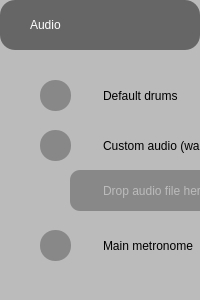
     <widget class="QFrame" name="menuAudioBG">
      <property name="minimumSize">
       <size>
        <width>0</width>
        <height>0</height>
       </size>
      </property>
      <property name="styleSheet">
       <string notr="true">padding-left: 0; background-color: #BBB; border-radius: 30px;</string>
      </property>
      <property name="frameShape">
       <enum>QFrame::StyledPanel</enum>
      </property>
      <property name="frameShadow">
       <enum>QFrame::Raised</enum>
      </property>
      <layout class="QVBoxLayout" name="verticalLayout_4">
       <property name="spacing">
        <number>0</number>
       </property>
       <property name="leftMargin">
        <number>0</number>
       </property>
       <property name="topMargin">
        <number>0</number>
       </property>
       <property name="rightMargin">
        <number>0</number>
       </property>
       <property name="bottomMargin">
        <number>0</number>
       </property>
       <item>
        <widget class="QPushButton" name="menuAudio">
         <property name="minimumSize">
          <size>
           <width>0</width>
           <height>50</height>
          </size>
         </property>
         <property name="maximumSize">
          <size>
           <width>16777215</width>
           <height>100</height>
          </size>
         </property>
         <property name="styleSheet">
          <string notr="true">background-color: #666;
color: #FFF;
border-radius: 15px;
text-align:left;padding-left: 30px;</string>
         </property>
         <property name="text">
          <string>Audio</string>
         </property>
         <property name="checkable">
          <bool>true</bool>
         </property>
         <property name="checked">
          <bool>false</bool>
         </property>
        </widget>
       </item>
       <item>
        <widget class="QFrame" name="frame_6">
         <property name="minimumSize">
          <size>
           <width>0</width>
           <height>250</height>
          </size>
         </property>
         <property name="maximumSize">
          <size>
           <width>16777215</width>
           <height>250</height>
          </size>
         </property>
         <property name="styleSheet">
          <string notr="true">background-color: #BBB;
border-radius: 15px;
text-align: left;
color: #000;padding-left: 30px;</string>
         </property>
         <property name="frameShape">
          <enum>QFrame::StyledPanel</enum>
         </property>
         <property name="frameShadow">
          <enum>QFrame::Raised</enum>
         </property>
         <widget class="QFrame" name="frame_11">
          <property name="geometry">
           <rect>
            <x>20</x>
            <y>20</y>
            <width>311</width>
            <height>51</height>
           </rect>
          </property>
          <property name="styleSheet">
           <string notr="true">
border-radius: 0;</string>
          </property>
          <property name="frameShape">
           <enum>QFrame::StyledPanel</enum>
          </property>
          <property name="frameShadow">
           <enum>QFrame::Raised</enum>
          </property>
          <widget class="QLabel" name="label_9">
           <property name="geometry">
            <rect>
             <x>50</x>
             <y>10</y>
             <width>231</width>
             <height>31</height>
            </rect>
           </property>
           <property name="text">
            <string>Default drums</string>
           </property>
          </widget>
          <widget class="QPushButton" name="cbDefaultDrums">
           <property name="geometry">
            <rect>
             <x>20</x>
             <y>10</y>
             <width>31</width>
             <height>31</height>
            </rect>
           </property>
           <property name="cursor">
            <cursorShape>PointingHandCursor</cursorShape>
           </property>
           <property name="styleSheet">
            <string notr="true">background-color: #888;
border-radius: 15px;</string>
           </property>
           <property name="text">
            <string/>
           </property>
           <property name="checkable">
            <bool>true</bool>
           </property>
           <property name="checked">
            <bool>true</bool>
           </property>
          </widget>
         </widget>
         <widget class="QFrame" name="frame_21">
          <property name="geometry">
           <rect>
            <x>20</x>
            <y>70</y>
            <width>451</width>
            <height>51</height>
           </rect>
          </property>
          <property name="styleSheet">
           <string notr="true">border-radius: 0;</string>
          </property>
          <property name="frameShape">
           <enum>QFrame::StyledPanel</enum>
          </property>
          <property name="frameShadow">
           <enum>QFrame::Raised</enum>
          </property>
          <widget class="QLabel" name="label_10">
           <property name="geometry">
            <rect>
             <x>50</x>
             <y>10</y>
             <width>371</width>
             <height>31</height>
            </rect>
           </property>
           <property name="text">
            <string>Custom audio (warning     )</string>
           </property>
          </widget>
          <widget class="QPushButton" name="bCustomAudioWarning">
           <property name="geometry">
            <rect>
             <x>360</x>
             <y>10</y>
             <width>21</width>
             <height>31</height>
            </rect>
           </property>
           <property name="styleSheet">
            <string notr="true">background-color: #0FF;
border-radius: 10px;</string>
           </property>
           <property name="text">
            <string/>
           </property>
          </widget>
          <widget class="QPushButton" name="cbCustomAudio">
           <property name="geometry">
            <rect>
             <x>20</x>
             <y>10</y>
             <width>31</width>
             <height>31</height>
            </rect>
           </property>
           <property name="cursor">
            <cursorShape>PointingHandCursor</cursorShape>
           </property>
           <property name="styleSheet">
            <string notr="true">background-color: #888;
border-radius: 15px;</string>
           </property>
           <property name="text">
            <string/>
           </property>
           <property name="checkable">
            <bool>true</bool>
           </property>
           <property name="checked">
            <bool>true</bool>
           </property>
          </widget>
         </widget>
         <widget class="QFrame" name="frame_23">
          <property name="geometry">
           <rect>
            <x>20</x>
            <y>120</y>
            <width>621</width>
            <height>41</height>
           </rect>
          </property>
          <property name="acceptDrops">
           <bool>false</bool>
          </property>
          <property name="styleSheet">
           <string notr="true">border-radius: 0;</string>
          </property>
          <property name="frameShape">
           <enum>QFrame::StyledPanel</enum>
          </property>
          <property name="frameShadow">
           <enum>QFrame::Raised</enum>
          </property>
          <widget class="QLabel" name="bCustomAudioFile">
           <property name="geometry">
            <rect>
             <x>50</x>
             <y>0</y>
             <width>471</width>
             <height>41</height>
            </rect>
           </property>
           <property name="styleSheet">
            <string notr="true">background-color: #888;
border-radius: 10px;
color: #BBB;</string>
           </property>
           <property name="text">
            <string>Drop audio file here</string>
           </property>
          </widget>
         </widget>
         <widget class="QFrame" name="frame_12">
          <property name="geometry">
           <rect>
            <x>20</x>
            <y>170</y>
            <width>301</width>
            <height>51</height>
           </rect>
          </property>
          <property name="frameShape">
           <enum>QFrame::StyledPanel</enum>
          </property>
          <property name="frameShadow">
           <enum>QFrame::Raised</enum>
          </property>
          <widget class="QLabel" name="label_23">
           <property name="geometry">
            <rect>
             <x>50</x>
             <y>10</y>
             <width>231</width>
             <height>31</height>
            </rect>
           </property>
           <property name="text">
            <string>Main metronome</string>
           </property>
          </widget>
          <widget class="QPushButton" name="cbMainMetronome">
           <property name="geometry">
            <rect>
             <x>20</x>
             <y>10</y>
             <width>31</width>
             <height>31</height>
            </rect>
           </property>
           <property name="cursor">
            <cursorShape>PointingHandCursor</cursorShape>
           </property>
           <property name="styleSheet">
            <string notr="true">background-color: #888;
border-radius: 15px;</string>
           </property>
           <property name="text">
            <string/>
           </property>
           <property name="checkable">
            <bool>true</bool>
           </property>
           <property name="checked">
            <bool>true</bool>
           </property>
          </widget>
         </widget>
        </widget>
       </item>
      </layout>
     </widget>
